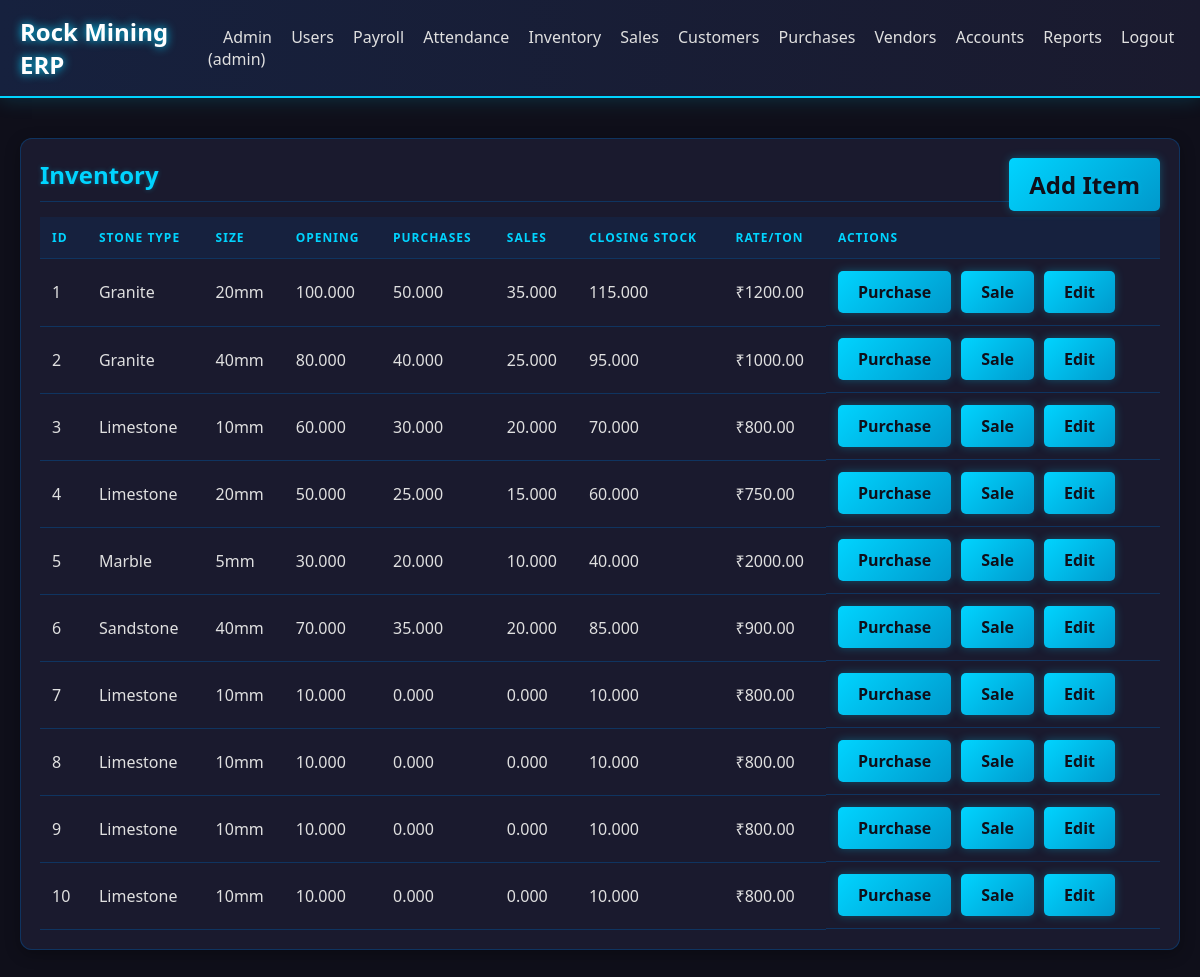
Before: /inventory (signed in) with the older database file.
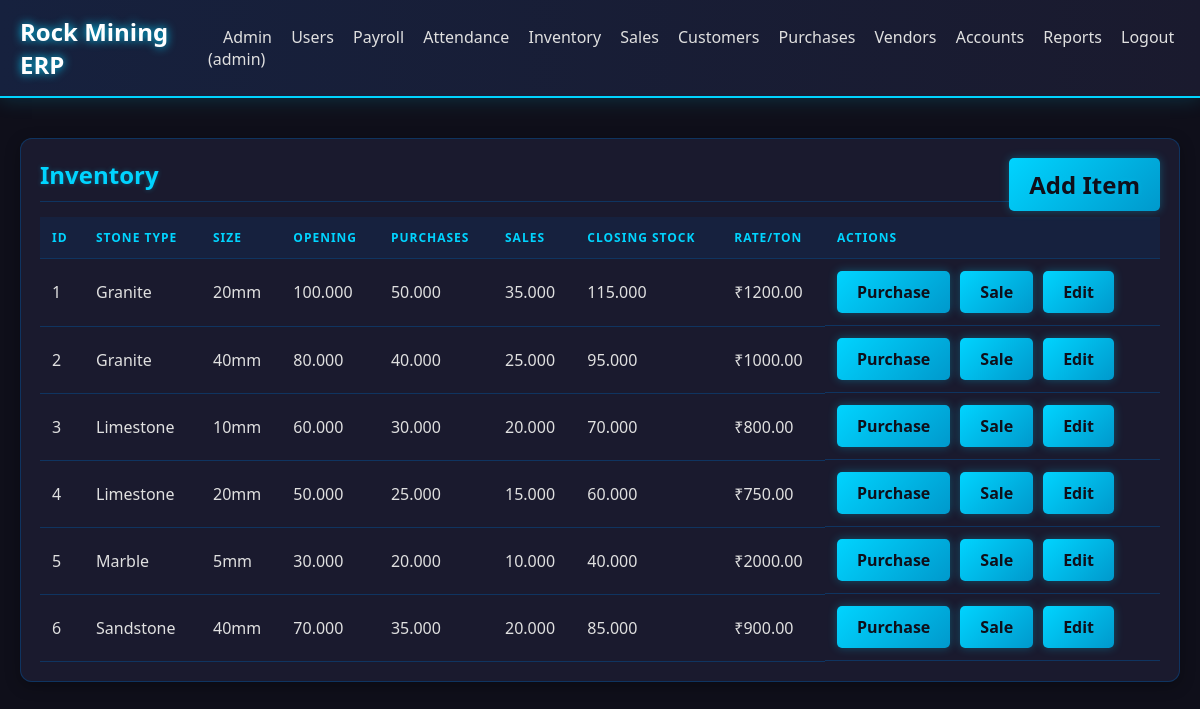
After: the same page with the newer database file.
### models.py (models this page shows)
class Inventory(db.Model):
    id = db.Column(db.Integer, primary_key=True)
    stone_type = db.Column(db.String(50), nullable=False)
    size = db.Column(db.String(20), nullable=False)
    opening_stock = db.Column(db.Numeric(precision=15, scale=3), default=0)
    purchases = db.Column(db.Numeric(precision=15, scale=3), default=0)
    sales = db.Column(db.Numeric(precision=15, scale=3), default=0)
    closing_stock = db.Column(db.Numeric(precision=15, scale=3), default=0)
    rate_per_ton = db.Column(db.Numeric(precision=15, scale=2), default=0)
    updated_at = db.Column(db.DateTime, default=datetime.utcnow)

### routes/inventory.py (the view)
@bp.route('/inventory')
@login_required
def index():
    items = Inventory.query.all()
    return render_template('inventory.html', items=items)

### routes/dashboard.py (called while the page is built)
def login_required(f):
    @wraps(f)
    def decorated_function(*args, **kwargs):
        if 'user_id' not in session:
            return redirect(url_for('auth.login'))
        return f(*args, **kwargs)
    return decorated_function

### templates/inventory.html (shortened to what this page needs)
{% extends "base.html" %}
{% block content %}
<div class="card">
    <h2>Inventory <a href="{{ url_for('inventory.add_item') }}" class="btn" style="float: right;">Add Item</a></h2>
    <table>
        <thead>
            <tr>
                <th>ID</th>
                <th>Stone Type</th>
                <th>Size</th>
                <th>Opening</th>
                <th>Purchases</th>
                <th>Sales</th>
                <th>Closing Stock</th>
                <th>Rate/Ton</th>
                <th>Actions</th>
            </tr>
        </thead>
        <tbody>
            {% for item in items %}
            <tr>
                <td>{{ item.id }}</td>
                <td>{{ item.stone_type }}</td>
                <td>{{ item.size }}</td>
                <td>{{ item.opening_stock }}</td>
                <td>{{ item.purchases }}</td>
                <td>{{ item.sales }}</td>
                <td>{{ item.closing_stock }}</td>
                <td>₹{{ "%.2f"|format(item.rate_per_ton) }}</td>
                <td class="actions">
                    <a href="{{ url_for('inventory.purchase_item', id=item.id) }}" class="btn">Purchase</a>
                    <a href="{{ url_for('inventory.sale_item', id=item.id) }}" class="btn">Sale</a>
                    <a href="{{ url_for('inventory.edit_item', id=item.id) }}" class="btn">Edit</a>
                </td>
            </tr>
            {% endfor %}
        </tbody>
    </table>
</div>
{% endblock %}

### templates/base.html (shortened to what this page needs)
<!DOCTYPE html>
<html lang="en">
<head>
</head>
<body>
    {% if session.user_id %}
    <div class="header">
        <h1>Rock Mining ERP</h1>
        <nav>
            {% if session.role == 'admin' %}
            <a href="{{ url_for('dashboard.admin_dashboard') }}">Admin</a>
            <a href="{{ url_for('auth.users') }}">Users</a>
            {% else %}
            <a href="{{ url_for('dashboard.index') }}">Dashboard</a>
            {% endif %}
            <a href="{{ url_for('payroll.employees') }}">Payroll</a>
            <a href="{{ url_for('payroll.attendance') }}">Attendance</a>
            <a href="{{ url_for('inventory.index') }}">Inventory</a>
            <a href="{{ url_for('sales.sales_list') }}">Sales</a>
            <a href="{{ url_for('sales.customers') }}">Customers</a>
            <a href="{{ url_for('purchases.purchases_list') }}">Purchases</a>
            <a href="{{ url_for('vendor.vendors_list') }}">Vendors</a>
            <a href="{{ url_for('accounts.index') }}">Accounts</a>
            <a href="{{ url_for('reports.index') }}">Reports</a>
            <a href="{{ url_for('auth.logout') }}">Logout ({{ session.username }})</a>
        </nav>
    </div>
    {% endif %}
    <div class="container">
        {% block content %}{% endblock %}
    </div>
</body>
</html>

### templates/base.html (style rules this page uses)
:root { --bg-dark: #0f0f1a; --bg-card: #1a1a2e; --bg-header: #16213e; --accent-blue: #00d4ff; --accent-blue-dim: #0f3460; --text-light: #e0e0e0; --text-muted: #8892a0; --border-color: #0f3460; --success: #00d676; --danger: #ff4757; }
* { margin: 0; padding: 0; box-sizing: border-box; }
body { font-family: 'Segoe UI', Arial, sans-serif; background: var(--bg-dark); color: var(--text-light); }
.header { background: linear-gradient(90deg, var(--bg-header), var(--bg-card)); color: white; padding: 15px 20px; display: flex; justify-content: space-between; align-items: center; border-bottom: 2px solid var(--accent-blue); box-shadow: 0 0 20px rgba(0, 212, 255, 0.2); }
.header h1 { font-size: 24px; text-shadow: 0 0 10px var(--accent-blue); }
.header a { color: var(--text-light); text-decoration: none; margin-left: 15px; transition: all 0.3s; }
.container { max-width: 1200px; margin: 20px auto; padding: 20px; }
.card { background: var(--bg-card); padding: 20px; border-radius: 12px; box-shadow: 0 4px 15px rgba(0,0,0,0.3), inset 0 0 0 1px var(--border-color); margin-bottom: 20px; }
.card h2 { color: var(--accent-blue); margin-bottom: 15px; border-bottom: 1px solid var(--border-color); padding-bottom: 10px; text-shadow: 0 0 5px rgba(0, 212, 255, 0.3); }
table { width: 100%; border-collapse: collapse; }
th, td { padding: 12px; text-align: left; border-bottom: 1px solid var(--border-color); }
th { background: var(--bg-header); color: var(--accent-blue); text-transform: uppercase; font-size: 12px; letter-spacing: 1px; }
.btn { display: inline-block; padding: 10px 20px; background: linear-gradient(135deg, var(--accent-blue), #0099cc); color: var(--bg-dark); text-decoration: none; border-radius: 5px; border: none; cursor: pointer; font-weight: bold; transition: all 0.3s; box-shadow: 0 0 10px rgba(0, 212, 255, 0.3); }
.actions { display: flex; gap: 10px; }
a { color: var(--accent-blue); }

Changed rows visible on the page:
removed Inventory: id "7", stone_type "Limestone", size "10mm", opening_stock "10.000", purchases "0.000", sales "0.000", closing_stock "10.000", rate_per_ton "800.00"
removed Inventory: id "8", stone_type "Limestone", size "10mm", opening_stock "10.000", purchases "0.000", sales "0.000", closing_stock "10.000", rate_per_ton "800.00"
removed Inventory: id "9", stone_type "Limestone", size "10mm", opening_stock "10.000", purchases "0.000", sales "0.000", closing_stock "10.000", rate_per_ton "800.00"
removed Inventory: id "10", stone_type "Limestone", size "10mm", opening_stock "10.000", purchases "0.000", sales "0.000", closing_stock "10.000", rate_per_ton "800.00"
